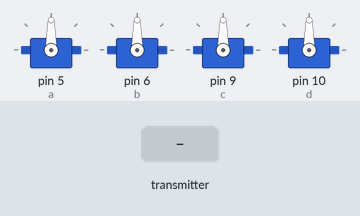
Recording of a sketch running on a simulated Arduino Uno, built with avr-gcc and run on an emulated ATmega328P. Shown: 4 × servo. Inputs (shaded band) come from the test bench. No radio packets arrive unless stated.

Above: at 1.2 s.
1.3 s: the transmitter starts sending angle.0 = 0
At 1.8 s:
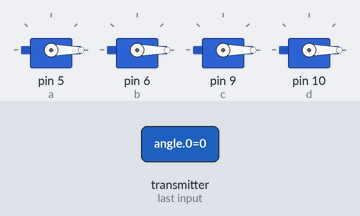
2.8 s: the transmitter starts sending angle.1 = 45
At 4.0 s:
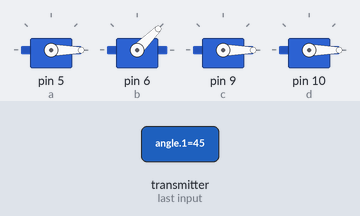
4.3 s: the transmitter starts sending angle.2 = 45
At 5.4 s:
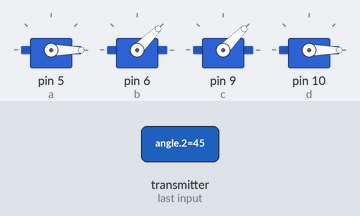
5.8 s: the transmitter starts sending angle.3 = 45
At 6.4 s:
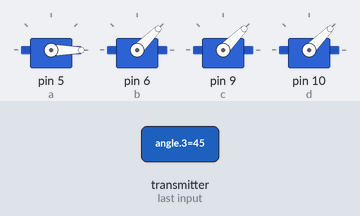
7.3 s: the transmitter starts sending angle.0 = 45
At 8.5 s:
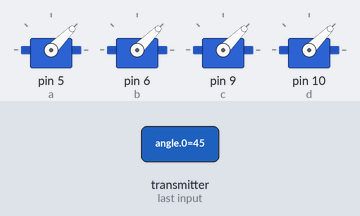
8.8 s: the transmitter starts sending angle.1 = 0
At 10.0 s:
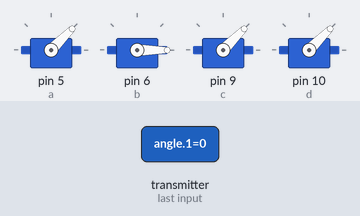
Timing chart, 0 to 11.3 s (numbered marks = the images above; inputs shaded):
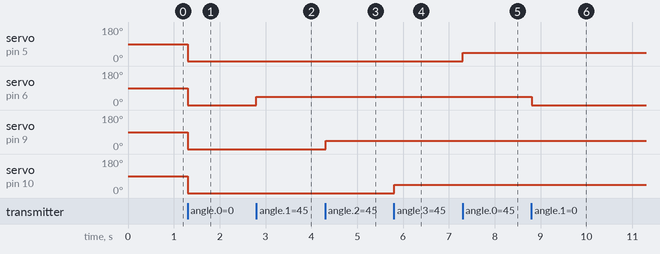

Measured:
- after the input at 1.3 s, servo on pin 5 (a), servo on pin 6 (b), servo on pin 9 (c), servo on pin 10 (d): 90° → 0° at once
- after the input at 2.8 s, servo on pin 6 (b): 0° → 45° at once
- after the input at 4.3 s, servo on pin 9 (c): 0° → 45° at once
- after the input at 5.8 s, servo on pin 10 (d): 0° → 45° at once
- after the input at 7.3 s, servo on pin 5 (a): 0° → 45° at once
- after the input at 8.8 s, servo on pin 6 (b): 45° → 0° at once

The sketch:

receiver.ino
```cpp
//receives 4 int array of pot values and writes them to servo pins
#include <SPI.h>
#include <nRF24L01.h>
#include <RF24.h>
#include <Servo.h>

RF24 radio(7, 8); // CNS, CE
const byte address[6] = "00001";
Servo a;
Servo b;
Servo c;
Servo d;

void setup() {
//  Serial.begin(9600);
  a.attach(5);
  b.attach(6);
  c.attach(9);
  d.attach(10);
  radio.begin();
  radio.openReadingPipe(0, address);
  radio.setPALevel(RF24_PA_MIN);
  radio.startListening();
}
void loop() {
  delay(5);
  radio.startListening();
  int i, j;
  if ( radio.available()) {
    while (radio.available()) {
      int angle[4] = {0,0,0,0};
      radio.read(&angle, sizeof(angle));
//      for (i=0; i<4; i++){
//        Serial.println(angle[i]);
//      }
      a.write(angle[0]);
      b.write(angle[1]);
      c.write(angle[2]);
      d.write(angle[3]);
    }
    delay(5);
    radio.stopListening();
  }
}
```
